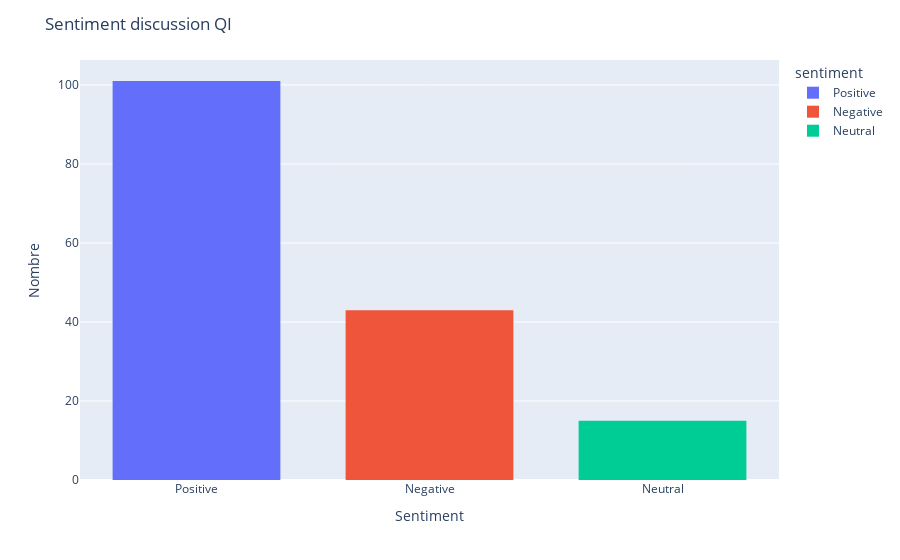

Notebook cell for this chart:
### Code cell
fig = px.histogram(df, x="sentiment",color="sentiment")
fig.update_layout(
    title_text='Sentiment discussion QI', # title of plot
    xaxis_title_text='Sentiment', # xaxis label
    yaxis_title_text='Nombre', # yaxis label
    bargap=0.2, 
    bargroupgap=0.1
)
fig.show()

### Figure 1 — Plotly figure (JSON) as saved in the notebook; plotly's stock layout.template omitted (floating-point values rounded to 4 significant figures)
{"data": [{"alignmentgroup": "True", "bingroup": "x", "hovertemplate": "sentiment=%{x}<br>count=%{y}<extra></extra>", "legendgroup": "Positive", "marker": {"color": "#636efa", "pattern": {"shape": ""}}, "name": "Positive", "offsetgroup": "Positive", "orientation": "v", "showlegend": true, "type": "histogram", "x": ["Positive", "Positive", "Positive", "Positive", "Positive", "Positive", "Positive", "Positive", "Positive", "Positive", "Positive", "Positive", "Positive", "Positive", "Positive", "Positive", "Positive", "Positive", "Positive", "Positive", "Positive", "Positive", "Positive", "Positive", "Positive", "Positive", "Positive", "Positive", "Positive", "Positive", "Positive", "Positive", "Positive", "Positive", "Positive", "Positive", "Positive", "Positive", "Positive", "Positive", "Positive", "Positive", "Positive", "Positive", "Positive", "Positive", "Positive", "Positive", "Positive", "Positive", "Positive", "Positive", "Positive", "Positive", "Positive", "Positive", "Positive", "Positive", "Positive", "Positive", "Positive", "Positive", "Positive", "Positive", "Positive", "Positive", "Positive", "Positive", "Positive", "Positive", "Positive", "Positive", "Positive", "Positive", "Positive", "Positive", "Positive", "Positive", "Positive", "Positive", "Positive", "Positive", "Positive", "Positive", "Positive", "Positive", "Positive", "Positive", "Positive", "Positive", "Positive", "Positive", "Positive", "Positive", "Positive", "Positive", "Positive", "Positive", "Positive", "Positive", "Positive"], "xaxis": "x", "yaxis": "y"}, {"alignmentgroup": "True", "bingroup": "x", "hovertemplate": "sentiment=%{x}<br>count=%{y}<extra></extra>", "legendgroup": "Negative", "marker": {"color": "#EF553B", "pattern": {"shape": ""}}, "name": "Negative", "offsetgroup": "Negative", "orientation": "v", "showlegend": true, "type": "histogram", "x": ["Negative", "Negative", "Negative", "Negative", "Negative", "Negative", "Negative", "Negative", "Negative", "Negative", "Negative", "Negative", "Negative", "Negative", "Negative", "Negative", "Negative", "Negative", "Negative", "Negative", "Negative", "Negative", "Negative", "Negative", "Negative", "Negative", "Negative", "Negative", "Negative", "Negative", "Negative", "Negative", "Negative", "Negative", "Negative", "Negative", "Negative", "Negative", "Negative", "Negative", "Negative", "Negative", "Negative"], "xaxis": "x", "yaxis": "y"}, {"alignmentgroup": "True", "bingroup": "x", "hovertemplate": "sentiment=%{x}<br>count=%{y}<extra></extra>", "legendgroup": "Neutral", "marker": {"color": "#00cc96", "pattern": {"shape": ""}}, "name": "Neutral", "offsetgroup": "Neutral", "orientation": "v", "showlegend": true, "type": "histogram", "x": ["Neutral", "Neutral", "Neutral", "Neutral", "Neutral", "Neutral", "Neutral", "Neutral", "Neutral", "Neutral", "Neutral", "Neutral", "Neutral", "Neutral", "Neutral"], "xaxis": "x", "yaxis": "y"}], "layout": {"bargap": 0.2, "bargroupgap": 0.1, "barmode": "relative", "legend": {"title": {"text": "sentiment"}, "tracegroupgap": 0}, "margin": {"t": 60}, "title": {"text": "Sentiment discussion QI"}, "xaxis": {"anchor": "y", "categoryarray": ["Positive", "Negative", "Neutral"], "categoryorder": "array", "domain": [0, 1], "title": {"text": "Sentiment"}}, "yaxis": {"anchor": "x", "domain": [0, 1], "title": {"text": "Nombre"}}}}
